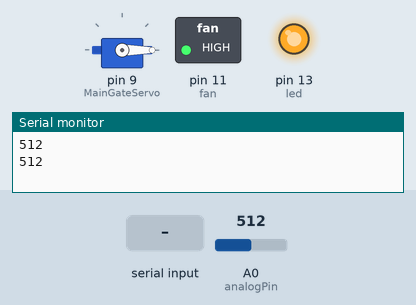
Simulated run of this sketch. Board: Arduino Uno, built with avr-gcc and run on an emulated ATmega328P. On the bench: servo, switched loads named in the sketch (green lamp = pin HIGH), output pins drawn as LEDs (lit = HIGH), the last lines printed to the serial monitor. Inputs (shaded band) come from the test bench; at power-on: A0 (analogPin) = 512.

Above: at 3.3 s.
3.4 s: "a\n" received over Serial
At 5.9 s:
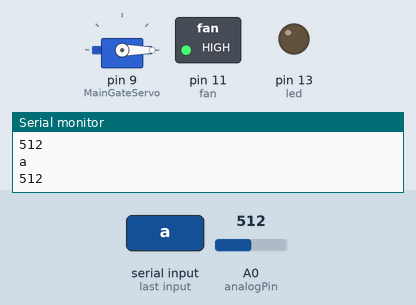
9.1 s: byte 99 ('c') received over Serial
At 10.8 s:
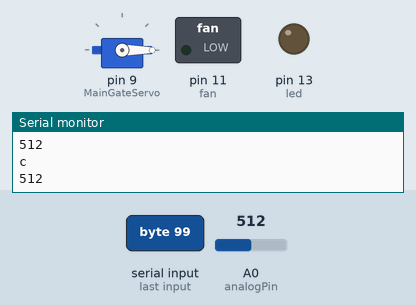
16.0 s: byte 98 ('b') received over Serial
At 18.2 s:
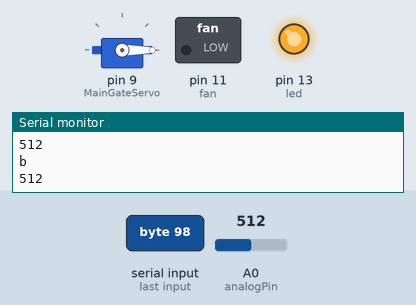
22.9 s: A0 (analogPin) set to 90
At 26.3 s:
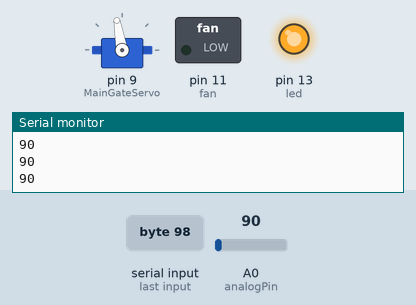
26.7 s: byte 100 ('d') received over Serial
At 27.3 s:
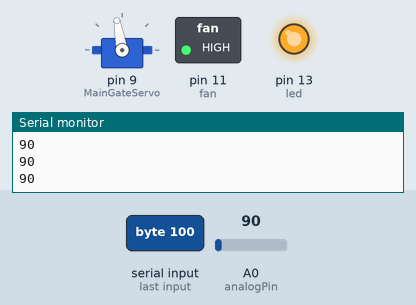
Timing chart, 0 to 29.7 s (numbered marks = the images above; inputs shaded):
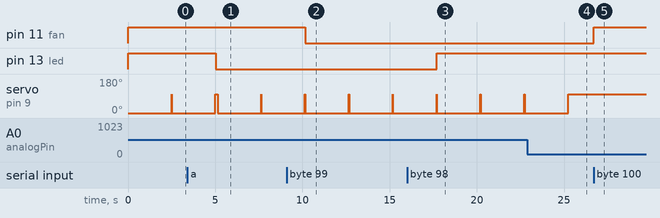

Measured:
- after the input at 3.4 s, pin 13 (led): HIGH → LOW after 1.6 s
- after the input at 9.1 s, pin 11 (fan): HIGH → LOW after 1.1 s
- after the input at 16.0 s, pin 13 (led): LOW → HIGH after 1.7 s
- after the input at 22.9 s, servo on pin 9 (MainGateServo): goes on until 25.2 s, then stays 100°
- after the input at 26.7 s, pin 11 (fan): LOW → HIGH at once
- by itself, servo on pin 9 (MainGateServo): alternates 100° for 0.02 s and 0° for 2.5 s

The sketch:

_Arduino_Door_Lock_And_Control_Light_Fan_And_PushButton_Door.ino
```cpp
#include <Servo.h>
Servo MainGateServo;

String inputString = "";
String command = "";
String value = "";
String password = "1234"; // This is the password. You can set any pasword.
boolean stringComplete = false;
char inChar;

int DoorOpenPoint = 0;
int DoorClosePoint = 100;

//Light Fan Section
int led = 13;
int fan = 11;


int analogPin = A0;
int val = 0;

void setup(){

  Serial.begin(9600);  // baud rate is 9600 must match with bluetooth

  inputString.reserve(50);  // reserve 50 bytes in memory to save for string manipulation
  command.reserve(50);
  value.reserve(50);
  boolean stringOK = false;
  MainGateServo.attach(9);  // attaches the servo on pin 9 to the servo object
  MainGateServo.write(DoorClosePoint);

  pinMode(led, OUTPUT);
  pinMode(fan, OUTPUT);
  digitalWrite(led, HIGH);
  digitalWrite(fan, HIGH);
  pinMode(analogPin, INPUT);

}


void loop(){

  if (stringComplete) {
    delay(100);
    int pos = inputString.indexOf('=');

    if (pos > -1) {
        command = inputString.substring(0, pos);
        value = inputString.substring(pos+1, inputString.length()-1);  // extract command up to \n exluded

    if(!password.compareTo(value) && (command == "OPEN")){

           openDoor(); // call openDoor() function
           Serial.println(" OPEN"); // sent open feedback to phone
           delay(100);
           }

    else if(!password.compareTo(value) && (command == "CLOSE")){

           closeDoor();
           Serial.println(" CLOSE"); // sent " CLOSE" string to the phone
           delay(100);
           }


    else if(password.compareTo(value)){

           Serial.println(" WRONG");
           delay(100);
           }


        }


       inputString = "";
       stringComplete = false;
    }


// Push Button Door Close

val = analogRead(analogPin);
  Serial.println(val);

  if(val >= 100){
    MainGateServo.write(DoorOpenPoint);
    delay(2500);
    MainGateServo.write(DoorClosePoint);
    delay(15);
  }

}// Loop End -------------


void serialEvent() {

  while (Serial.available()) {

    inChar = Serial.read();
    Serial.println(inChar);

    inputString += inChar;
    if (inChar == '\n' || inChar == '\r') {
      stringComplete = true;
    }

// For Light Fan ----------------------------------Start -----------------

    if(inChar =='a')
    digitalWrite(led,LOW);

    else if(inChar == 'b')
      digitalWrite(led,HIGH);


// For FAN

    else if(inChar == 'c')
      digitalWrite(fan,LOW);


    else if(inChar == 'd')
      digitalWrite(fan,HIGH);


//Light Fan End -----------------xx------------------------------


  }
}


void openDoor(){
  MainGateServo.write(DoorOpenPoint);
  delay(2500);
  MainGateServo.write(DoorClosePoint);
  delay(15);

}


void closeDoor(){
  MainGateServo.write(DoorClosePoint);
  delay(15);
}
```
